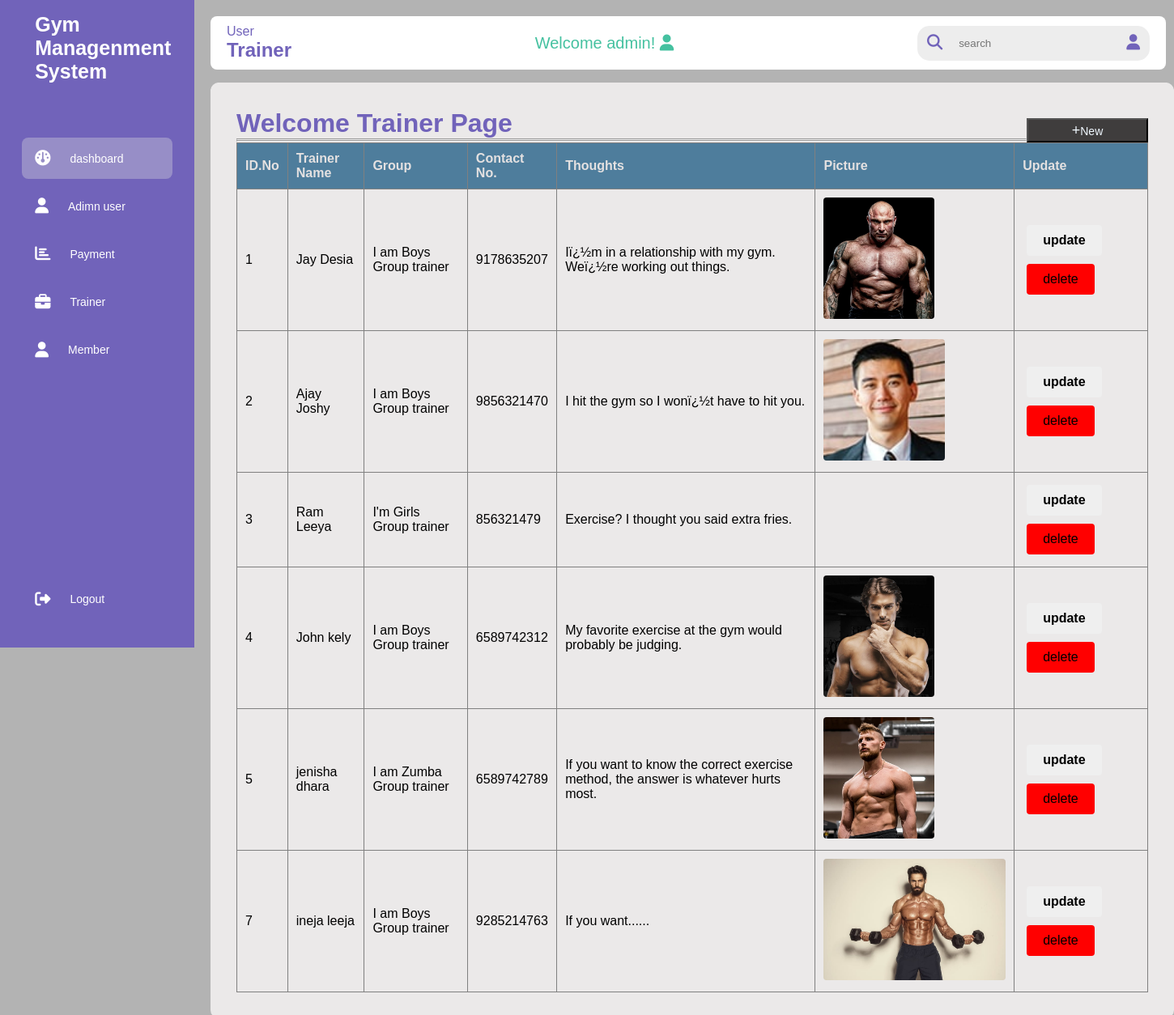
Screenshot of /adminpage/trainer_admin.php (signed in) with the database file from the repository.
### tables this page shows
CREATE TABLE `trainer` (
  `T_id` int(11) NOT NULL,
  `Tname` varchar(50) NOT NULL,
  `Tgroup` varchar(50) NOT NULL,
  `contact` varchar(50) NOT NULL,
  `contain` varchar(100) NOT NULL,
  `image` varchar(50) NOT NULL
);

### adminpage/trainer_admin.php (the view, shortened to what this page needs)
<!DOCTYPE html>
<html lang="en">
<head>
    <link rel="stylesheet" href="https://cdnjs.cloudflare.com/ajax/libs/font-awesome/6.4.2/css/all.min.css" />
    <link rel="stylesheet" href="style.css">
</head>
<body>
    <?php include "navbar.php"; ?>
    <div class="msin-contect">
        <div class="header">
            <div class="title">
                <span>User</span>
                <h2>Trainer</h2>
            </div>
            <p id="user">
                <?php echo "Welcome " . " " . $_SESSION['uname'] . "!"  ?>
                <i class="fas fa-user"></i>
            </p>
            <div class="user_info">
                <div class="search-box">
                    <i class="fa-solid fa-search"></i>
                    <input type="text" name="" placeholder="search" id=""><br>
                    <i class="fas fa-user" class="user"></i>
                </div>
            </div>
        </div>
        <div class="container">
            <div class="table1">
                <h1 class="title">
                     Welcome Trainer Page
                </h1>
                <a href="trainer_add.php">
                    <button id="btn"><span>+</span>New</button>
                </a>
                <hr>
                <hr>
                <table border="1px">
                    <thead>
                        <tr>
                            <th>ID.No</th>
                            <th>Trainer Name</th>
                            <th>Group</th>
                            <th>Contact No.</th>
                            <th>Thoughts</th>
                            <th>Picture</th>
                            <th>Update</th>
                        </tr>
                    </thead>
                    <tbody>
                        <?php
                        include "connection.php";
                        $sql = "select * from trainer";
                        $result = mysqli_query($conn, $sql) or die("some query issues....");
                        while ($row = mysqli_fetch_assoc($result)) {
                        ?>
                            <tr>
                                <td><?php echo $row['T_id'] ?></td>
                                <td><?php echo $row['Tname'] ?></td>
                                <td><?php echo $row['Tgroup'] ?></td>
                                <td><?php echo $row['contact'] ?></td>
                                <td><?php echo $row['contain'] ?></td>
                                <td class="pic">
                                    <img src="../gym/<?php echo $row['image']; ?>" alt="">
                                </td>
                                <td>
                                    <a href="trainer_update.php?id=<?php echo $row['T_id']; ?>"><button class="btn"><b>update</b></button></a>
                                    <a href="delete.php?t_id=<?php echo $row['T_id']; ?>"><button class="btn" id="red">delete</button></a>
                                </td>
                            </tr>
                        <?php
                        } ?>
                    </tbody>
                </table>
            </div>
        </div>
</body>
</html>

### adminpage/navbar.php (shortened to what this page needs)
<div class="sidebar">
        <div class="logo">
            <h1 class="welcome">Gym Managenment System</h1>
        </div>
        <ul class="menu">
            <li class="active">
                <a href="dashboard.php">
                    <i class="fa-solid fa-gauge"></i>
                    <span>dashboard</span>
                </a>
            </li>
            <li>
                <a href="admin_user.php">
                    <i class="fas fa-user"></i>
                    <span>Adimn user</span>
                </a>
            </li>
            <li class="drop">
                <a href="" class="dropbtn">
                    <i class="fas fa-chart-bar"></i>
                    <span>Payment</span>
                </a>
            </li>
            <li>
                <a href="trainer_admin.php">
                    <i class="fas fa-briefcase"></i>
                    <span>Trainer</span>
                </a>
            </li>
            <li>
                <a href="register_user.php">
                    <i class="fas fa-user"></i>
                    <span>Member</span>
                </a>
            </li>
            <li class="logout">
                <a href="logout.php">
                    <i class="fas fa-sign-out-alt"></i>
                    <span>Logout</span>
                </a>
            </li>
        </ul>
    </div>

### adminpage/style.css (style rules this page uses)
* { margin: 0; padding: 0; outline: none; box-sizing: border-box; font-family: "poppins", sans-serif; }
body { display: flex; background: #7878788f; }
.welcome { width: 100%; height: 100px; font-size: 25px; cursor: pointer; }
.sidebar { position: fixed; top: 0; left: 0; bottom: 0; width: 240px; height: 100vh; padding: 0 1.7rem; color: #fff; overflow: hidden; background: rgba(113, 99, 186, 255); transition: all 0.6s ease-in-out; }
.logo { height: 80px; padding: 16px; }
.menu { margin-top: 90px; height: 88%; position: relative; list-style-type: none; padding: 0; }
.menu li { padding: 1rem; margin: 8px 0; border-radius: 8px; transition: all 0.5s ease-in-out; }
.menu li:hover, .active { background: #e0e0e058; }
.menu a { color: #fff; font-size: 14px; text-decoration: none; display: flex; align-items: center; gap: 1.5rem; }
.menu a span { overflow: hidden; }
.menu a i { font-size: 1.2rem; }
.drop { padding: 40px; }
.d-con a { text-align: left; padding: 10px; margin-top: -3px; }
.logout { position: absolute; bottom: 100px; left: 0; width: 100%; }
.header i { cursor: pointer; }
.header { display: flex; justify-content: space-between; align-items: center; margin: 20px 0 0 260px; flex-wrap: wrap; border-radius: 8px; width: 1180px; background: #fff; padding: 10px 20px; min-width: 100vh; }
.title { color: rgba(113, 99, 186, 255); }
.user_info { display: flex; align-items: center; gap: 10; }
.search-box { background: rgb(237, 237, 237); border-radius: 15px; color: rgba(113, 99, 186, 255); display: flex; align-items: center; gap: 10px; padding: 4px 12px; }
.search-box input { background: transparent; padding: 10px; border: none; }
.search-box i { font-size: 1.2rem; cursor: pointer; }
.container { height: 600px; background: #ffffff; margin: 10px 0 0 260px; position: relative; border-radius: 12px; }
.table1 { background: #ebe9e9; margin-top: 1rem; border-radius: 10px; padding: 2rem; }
table { width: 100%; border-collapse: collapse; }
thead { background: #4e7d9c; color: #e4e1e1; }
th { padding:10px; text-align: left; }
td { padding:10px; }
.btn { font-size: 15px; padding: 4px; }
#user { color: #45c1a0; font-size: 20px; }
.btn { padding: 10px 20px; border: none; border-radius: 4px; cursor: pointer; font-size: 16px; margin: 5px; }
.pic img { height:150px; border-radius: 4px; }
.table1 a #btn { float: right; width: 150px; height: 30px; color: aliceblue; margin-top: -25px; font-size: 14px; background: rgb(63, 61, 61); }
.table1 a #btn span { font-size: 18px; }
#red { background: red; }

### rows the page displays
trainer: T_id "1", Tname "Jay Desia", Tgroup "I am Boys Group trainer", contact "9178635207", contain "Iï¿½m in a relationship with my gym. Weï¿½re working out things.", image (picture)
trainer: T_id "2", Tname "Ajay Joshy", Tgroup "I am Boys Group trainer", contact "9856321470", contain "I hit the gym so I wonï¿½t have to hit you.", image (picture)
trainer: T_id "3", Tname "Ram Leeya", Tgroup "I'm Girls Group trainer", contact "856321479", contain "Exercise? I thought you said extra fries."
trainer: T_id "4", Tname "John kely", Tgroup "I am Boys Group trainer", contact "6589742312", contain "My favorite exercise at the gym would probably be judging.", image (picture)
trainer: T_id "5", Tname "jenisha dhara", Tgroup "I am Zumba Group trainer", contact "6589742789", contain "If you want to know the correct exercise method, the answer is whatever hurts most.", image (picture)
trainer: T_id "7", Tname "ineja leeja", Tgroup "I am Boys Group trainer", contact "9285214763", contain "If you want......", image (picture)

### other values shown
$_SESSION['uname'] "admin"
